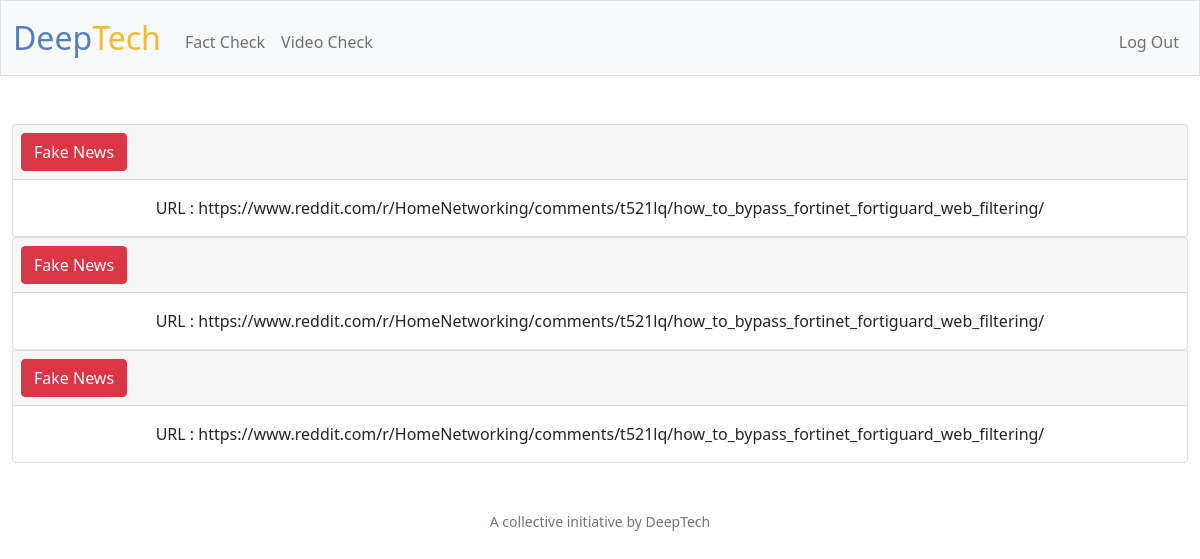
The page / (signed in) on the database its author committed.
### tables this page shows
CREATE TABLE url (id INTEGER PRIMARY KEY AUTOINCREMENT NOT NULL, url TEXT NOT NULL);

### app.py (the view)
@app.route("/")
@login_required
def index():
    urls = db.execute("SELECT url FROM url")
    return render_template("homepage.html", urls=urls)

### app.py (called while the page is built)
@app.after_request
def after_request(response):
    response.headers["Cache-Control"] = "no-cache, no-store, must-revalidate"
    response.headers["Expires"] = 0
    response.headers["Pragma"] = "no-cache"
    return response

### helpers.py (called while the page is built)
def login_required(f):
    @wraps(f)
    def decorated_function(*args, **kwargs):
        if session.get("user_id") is None:
            return redirect("/login")
        return f(*args, **kwargs)
    return decorated_function

### templates/homepage.html (shortened to what this page needs)
{% extends "layout.html" %}
{% block main %}
<body>
  {% for url in urls %}
    <div class="card text-center">
        <div class="card-header">
          <ul class="nav nav-pills card-header-pills">
            <li class="nav-item">
              <button class ="btn btn-danger">Fake News</button>
            </li>
          </ul>
        </div>
        <div class="card-body">
            <p class="card-text"> URL : {{url.url}}</p>
          </div>
        </div>
        {% endfor %}
    </body>
{% endblock %}

### templates/layout.html (shortened to what this page needs)
<!DOCTYPE html>
<html lang="en">
    <head>
        <link href="https://cdn.jsdelivr.net/npm/bootstrap@5.1.3/dist/css/bootstrap.min.css" rel="stylesheet">
        <link href="/static/styles.css" rel="stylesheet">
    </head>
    <body>
        <nav class="bg-light border navbar navbar-expand-md navbar-light">
            <div class="container-fluid">
                <a class="navbar-brand" href="/"><span class="blue">Deep</span></span><span class="yellow">Tech</span></a>
                <div class="collapse navbar-collapse" id="navbar">
                    {% if session["user_id"] %}
                        <ul class="navbar-nav me-auto mt-2">
                            <li class="nav-item"><a class="nav-link" href="/fact">Fact Check</a></li>
                            <li class="nav-item"><a class="nav-link" href="/video">Video Check</a></li>
                        </ul>
                        <ul class="navbar-nav ms-auto mt-2">
                            <li class="nav-item"><a class="nav-link" href="/logout">Log Out</a></li>
                        </ul>
                    {% else %}
                        <ul class="navbar-nav ms-auto mt-2">
                            <li class="nav-item"><a class="nav-link" href="/register">Register</a></li>
                            <li class="nav-item"><a class="nav-link" href="/login">Log In</a></li>
                        </ul>
                    {% endif %}
                </div>
            </div>
        </nav>
        <main class="container-fluid py-5 text-center">
            {% block main %}{% endblock %}
        </main>
        <footer class="mb-5 small text-center text-muted">
            A collective initiative by DeepTech </a>
        </footer>
    </body>
</html>

### static/styles.css (style rules this page uses)
nav .navbar-brand { font-size: xx-large; }
nav .navbar-brand .blue { color: #537fbe; }
nav .navbar-brand .yellow { color: #f5b82e; }

### rows shown on the page
url: url "https://www.reddit.com/r/HomeNetworking/comments/t521lq/how_to_bypass_fortinet_fortiguard_web_filtering/"
url: url "https://www.reddit.com/r/HomeNetworking/comments/t521lq/how_to_bypass_fortinet_fortiguard_web_filtering/"
url: url "https://www.reddit.com/r/HomeNetworking/comments/t521lq/how_to_bypass_fortinet_fortiguard_web_filtering/"
